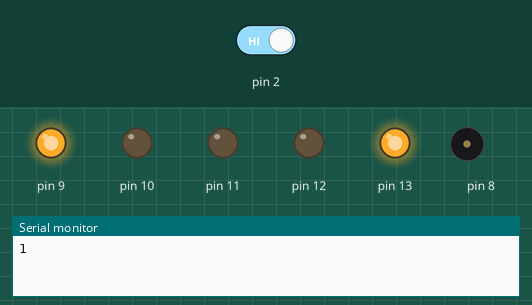
This sketch was run on a simulated Arduino Uno, built with avr-gcc and run on an emulated ATmega328P. On the bench: output pins drawn as LEDs (lit = HIGH), buzzer (waves = sounding), the last lines printed to the serial monitor. Dashed ring = blinking. Inputs (shaded band) come from the test bench; at power-on: pin 2 HIGH.

Above: at 7.5 s.
7.9 s: pin 2 driven LOW
At 21.3 s:
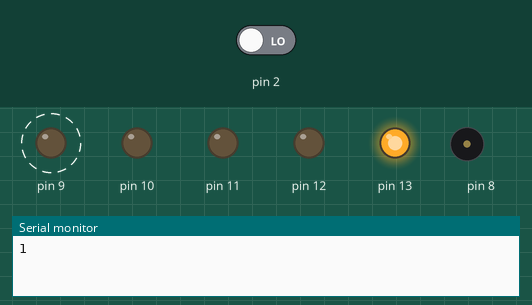
At 29.0 s:
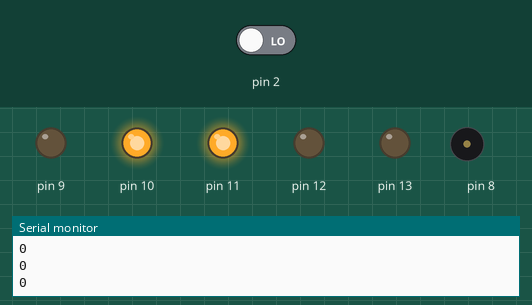
29.5 s: pin 2 driven HIGH
At 30.4 s:
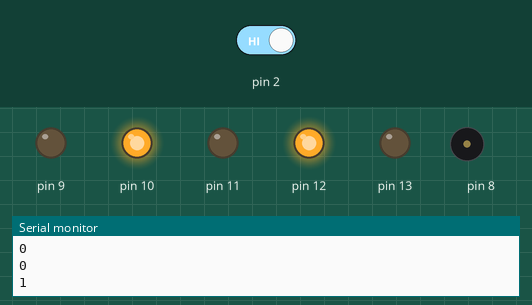
Timing chart, 0 to 40.0 s (numbered marks = the images above; inputs shaded):
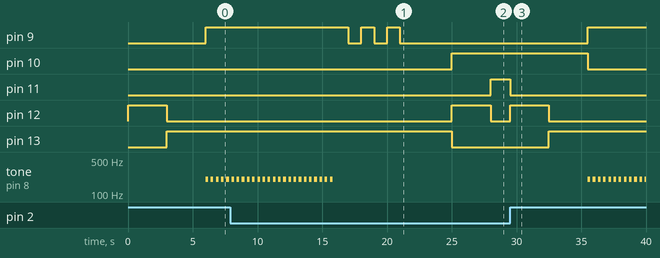

Measured:
- after the input at 7.9 s, pin 11: LOW → HIGH after 20.1 s
- after the input at 29.5 s, pin 9: LOW → HIGH after 6.0 s; pin 10: HIGH → LOW after 6.0 s; pin 11: HIGH → LOW at once; pin 12: LOW → HIGH at once, → LOW 3.0 s later; pin 13: LOW → HIGH after 3.0 s
- by itself, tone on pin 8: alternates 200 Hz for 0.20 s and silent for 0.20 s, 40 changes in all, then stays silent

The sketch:

arduino_pedestrian_crossing_traffic_light_system1.ino
```cpp
// C++ code
//
int push_button = 0;

int counter;

void setup()
{
  pinMode(2, INPUT);
  Serial.begin(9600);
  pinMode(8, OUTPUT);
  pinMode(9, OUTPUT);
  pinMode(10, OUTPUT);
  pinMode(11, OUTPUT);
  pinMode(12, OUTPUT);
  pinMode(13, OUTPUT);
}

void loop()
{
  push_button = digitalRead(2);
  Serial.println(push_button);

  if (push_button == 0) {
    digitalWrite(11, HIGH);
    digitalWrite(10, HIGH);
  } else {
    digitalWrite(11, LOW);
    digitalWrite(12, HIGH);
    delay(3000); // Wait for 3000 millisecond(s)
    digitalWrite(12, LOW);
    digitalWrite(13, HIGH);
    delay(3000); // Wait for 3000 millisecond(s)
    digitalWrite(10, LOW);
    digitalWrite(9, HIGH);

    unsigned long startTime = millis();
    while (millis() - startTime < 10000) {
      tone(8, 200); // Play tone
      delay(200); // Wait for 200 milliseconds
      noTone(8); // Stop tone
      delay(200); // Wait for 200 milliseconds
    }

    for (counter = 0; counter < 3; ++counter) {
      digitalWrite(9, HIGH);
      delay(1000); // Wait for 1000 millisecond(s)
      digitalWrite(9, LOW);
      delay(1000); // Wait for 1000 millisecond(s)
    }
    delay(3000); // Wait for 3000 millisecond(s)
    digitalWrite(10, HIGH);
    digitalWrite(13, LOW);
    digitalWrite(12, HIGH);
    delay(3000); // Wait for 3000 millisecond(s)
    digitalWrite(12, LOW);
  }
}
```
